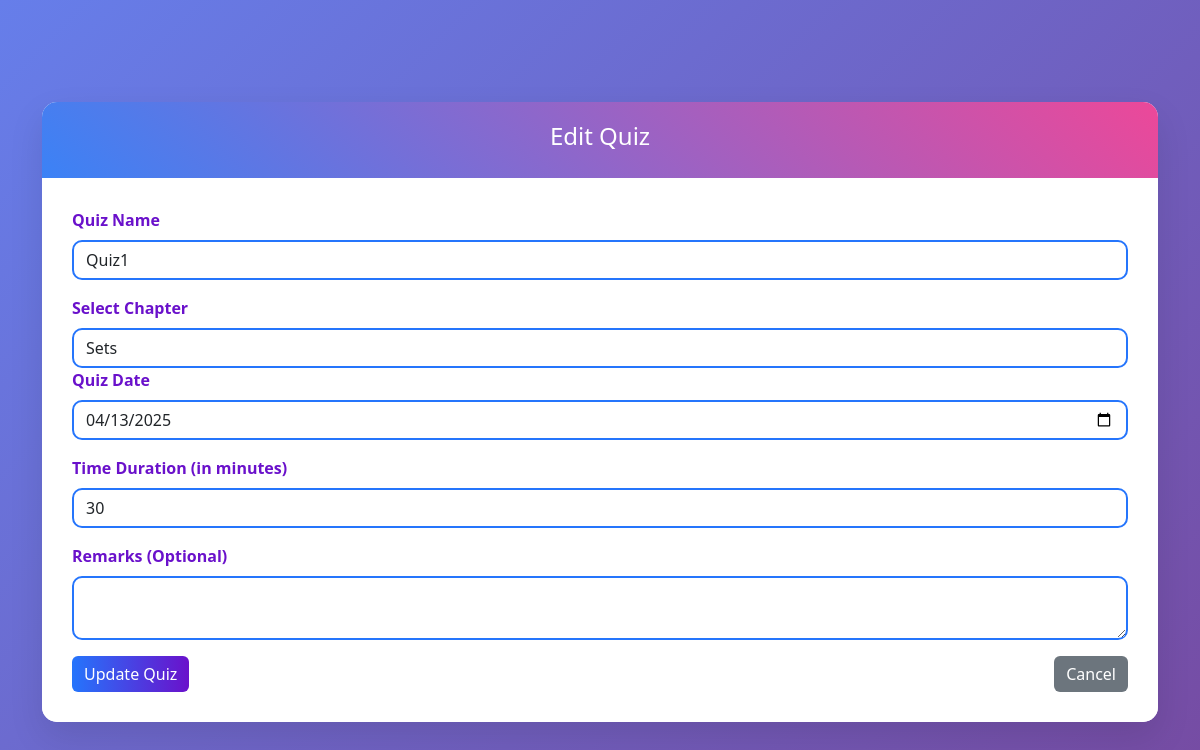
The page /quiz_management/edit-quiz/1 on the database as committed earlier.
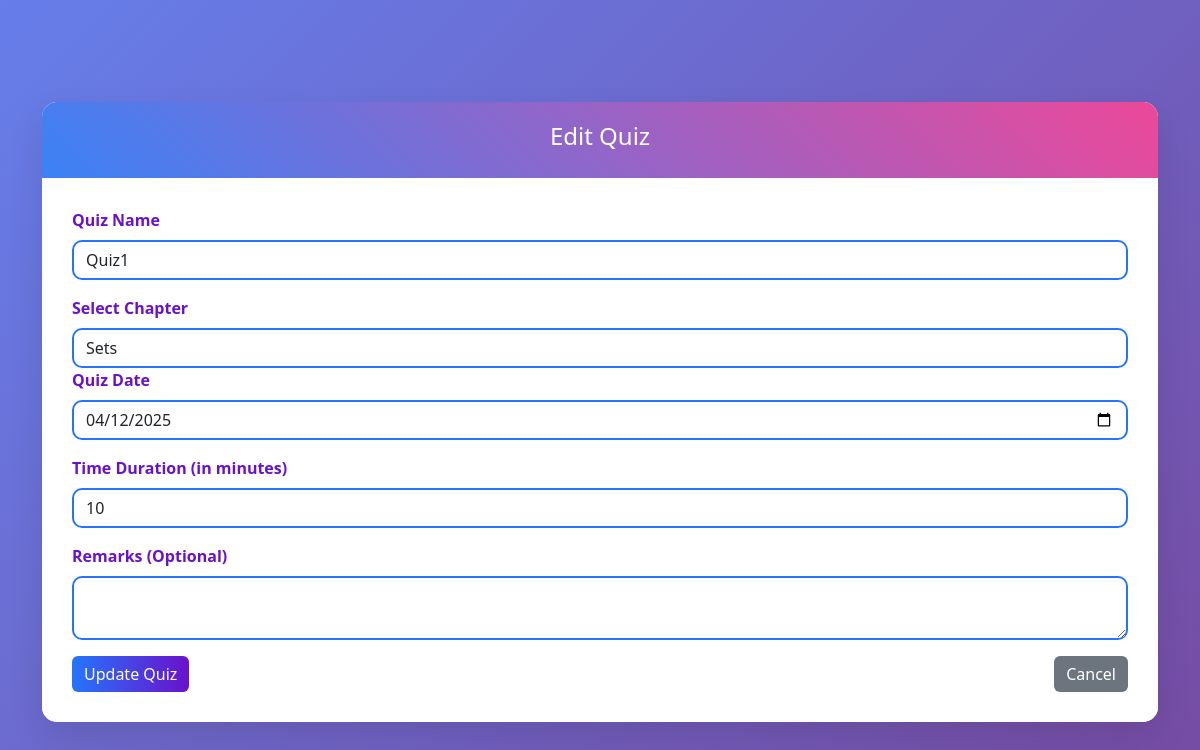
The same page on the database as committed later.
### models/models.py (models this page shows)
class Quiz(db.Model):
    __tablename__ = "quiz"
    id = db.Column(db.Integer , primary_key = True)
    name = db.Column(db.String(100), nullable=False)
    chapter_id = db.Column(db.Integer , db.ForeignKey('chapter.id') , nullable = False)
    subject_id = db.Column(db.Integer, db.ForeignKey('subject.id'), nullable=False)
    date_of_quiz = db.Column(db.DateTime , nullable = False)
    time_duration = db.Column(db.String(5) , nullable = False)
    remarks = db.Column(db.String(500) , nullable = True)
    questions = db.relationship('Question', backref='quiz', lazy=True , cascade="all, delete-orphan")
    scores = db.relationship('Score', backref='quiz', lazy=True , cascade="all, delete-orphan")

class Chapter(db.Model):
    __tablename__ = "chapter"
    id = db.Column(db.Integer , primary_key = True)
    name = db.Column(db.String(100) , nullable = False)
    description = db.Column(db.String(500) , nullable = False)
    subject_id = db.Column(db.Integer , db.ForeignKey('subject.id') , nullable = False)
    quizzes = db.relationship("Quiz", backref = "chapter", lazy = True , cascade="all, delete-orphan")
    questions = db.relationship('Question', backref='chapter', lazy=True)

### controllers/controllers.py (the view, shortened to what this page needs)
@app.route('/quiz_management/edit-quiz/<int:quiz_id>', methods=['GET', 'POST'])
def edit_quiz(quiz_id):
    quiz = Quiz.query.get_or_404(quiz_id)
    chapters = Chapter.query.all()
    return render_template('edit_quiz.html', quiz=quiz, chapters=chapters)

### templates/edit_quiz.html (shortened to what this page needs)
<!DOCTYPE html>
<html lang="en">
<head>
    <link href="https://cdn.jsdelivr.net/npm/bootstrap@5.3.0/dist/css/bootstrap.min.css" rel="stylesheet">
    <link rel="stylesheet" href="{{ url_for('static', filename='add_subject.css') }}">
</head>
<body>
    <div class="container">
        <div class="card mt-4">
            <div class="card-header">
                <h4>Edit Quiz</h4>
            </div>
            <div class="card-body">
                <form action="{{ url_for('edit_quiz', quiz_id=quiz.id) }}" method="POST">
                    <div class="mb-3">
                        <label class="form-label">Quiz Name</label>
                        <input type="text" class="form-control" name="name" value="{{ quiz.name }}" required>
                    </div>
                    <label for="chapter_id" class="form-label">Select Chapter</label>
                    <select class="form-control" name="chapter_id" required>
                        {% for chapter in chapters %}
                            <option value="{{ chapter.id }}" {% if chapter.id == quiz.chapter_id %} selected {% endif %}>
                                {{ chapter.name }}
                            </option>
                        {% endfor %}
                    </select>
                    <div class="mb-3">
                        <label class="form-label">Quiz Date</label>
                        <input type="date" class="form-control" name="date_of_quiz" value="{{ quiz.date_of_quiz.strftime('%Y-%m-%d') }}" required>
                    </div>
                    <div class="mb-3">
                        <label class="form-label">Time Duration (in minutes)</label>
                        <input type="number" class="form-control" name="time_duration" value="{{ quiz.time_duration }}" required>
                    </div>
                    <div class="mb-3">
                        <label class="form-label">Remarks (Optional)</label>
                        <textarea class="form-control" name="remarks" rows="2">{{ quiz.remarks }}</textarea>
                    </div>
                    <div class="d-flex justify-content-between">
                        <button type="submit" class="btn btn-success">Update Quiz</button>
                        <a href="{{ url_for('quiz_management') }}" class="btn btn-secondary">Cancel</a>
                    </div>
                </form>
            </div>
        </div>
    </div>
</body>

Rows that differ between the two databases and show on the page:
changed Quiz "Quiz1": date_of_quiz "04/13/2025" → "04/12/2025"; time_duration "30" → "10"
